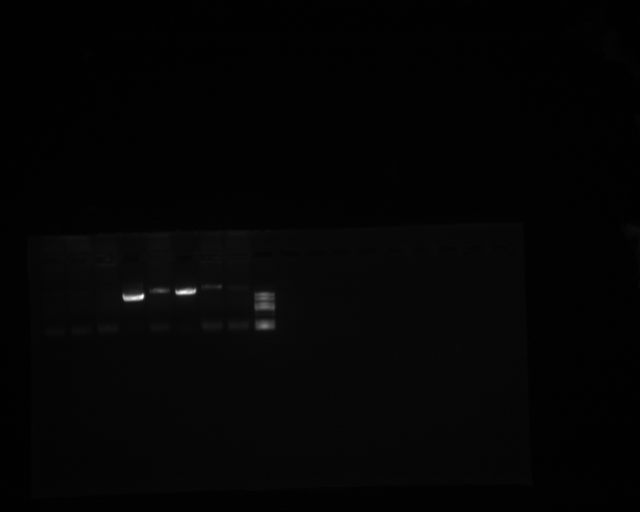
#> input picture samples/20206417 55130-G.Tif, 1280 x 1024 px (shown at 1/2 size)
$ python -i smears.py   (imports and definitions only)
#> lines starting #> are read from the running program, lines starting #| are printed output that depends on the picture; after the words box and inside, x2 and y2 are one past the last pixel; in counts of white or black regions, pixels touching at a corner belong together
"""Default auto-rotation estimator, implemented to SPEC-AUTOROTATE.md.

Measures the faint vertical *smear* running down each lane rather than the slab
geometry: the gel body is masked, eroded by 25 px (which removes the slab's own
left/right edges), high-passed (``flatten``), passed through an anisotropic ridge
matched-filter for vertical streaks, and scored by two cues -- ``contrast`` and
``persistence`` -- over one pass of 81 angles.
"""

from __future__ import annotations

from concurrent.futures import ThreadPoolExecutor
from math import isfinite
from os import cpu_count
from typing import Optional, Tuple

import cv2
import numpy as np
from scipy.ndimage import gaussian_filter

# --- constants (SPEC §2) -------------------------------------------------------
BODY_FRAC = 0.04
BODY_MIN_AREA = 1500
BODY_BLUR = 9
EDGE_ERODE = 25
BG_SIGMA = 25.0
RIDGE_SIGMA_Y = 6.0
RIDGE_SIGMA_X = 2.0
RANGE_DEG = 10.0
STEP = 0.25
COARSE_STEP = 1.0
PREBLUR = 0.8
MIN_SUPPORT = 800
SLICE_HEIGHT = 36
SLICE_MIN_ROWS = 24
EDGE_GUARD = 1.0
AGREE_TOL = 1.5
SPLIT_TOL = 1.3
EQUIV_TOL = 0.5
EQUIV_DELTAS = (-2.0, 2.0)

# --- helpers (SPEC §3) ---------------------------------------------------------

def robust_limits(arr: np.ndarray, plo: float = 0.1, phi: float = 99.9) -> Tuple[float, float]:
    f = np.asarray(arr, dtype=np.float32)
    lo, hi = np.percentile(f, (plo, phi))
    lo, hi = float(lo), float(hi)
    if hi <= lo:
        hi = lo + 1.0
    return lo, hi


# [6 lines left out: function rotate_about, not called in this run]


def rotate_roi(roi: np.ndarray, angle: float, preblur: float = 0.0) -> np.ndarray:
    h, w = roi.shape[:2]
    src = roi
    if preblur and preblur > 0:
        src = cv2.GaussianBlur(roi.astype(np.float32), (0, 0), float(preblur))
    m = cv2.getRotationMatrix2D((w / 2.0, h / 2.0), float(angle), 1.0)
    out = cv2.warpAffine(src, m, (w, h), flags=cv2.INTER_LINEAR,
                         borderMode=cv2.BORDER_CONSTANT, borderValue=0.0)
    return out


def map_chunks(fn, items: np.ndarray):
    """Apply fn to contiguous chunks; concatenate. Bit-identical to a serial loop."""
    items = np.asarray(items)
    n = items.size
    if n == 0:
        return fn(items)
    threads = min(8, max(1, (cpu_count() or 1) - 1), n // 6)
    if threads <= 1:
        return fn(items)
    bounds = np.linspace(0, n, threads + 1).astype(int)
    chunks = [items[bounds[i]:bounds[i + 1]] for i in range(threads)]
    with ThreadPoolExecutor(max_workers=threads) as ex:
        results = list(ex.map(fn, chunks))
    if isinstance(results[0], tuple):
        return tuple(np.concatenate([r[j] for r in results]) for j in range(len(results[0])))
    return np.concatenate(results)


# --- gel mask / interior (SPEC §4, §5) ----------------------------------------

def gel_mask(img: np.ndarray, frac: float = BODY_FRAC, min_area: int = BODY_MIN_AREA,
             blur: float = BODY_BLUR) -> np.ndarray:
    f = img.astype(np.float32)
    b = cv2.GaussianBlur(f, (0, 0), float(blur))
    lo, hi = robust_limits(f, 0.1, 99.9)
    if hi <= lo:
        return np.zeros(img.shape[:2], np.uint8)
    m = (b > lo + frac * (hi - lo)).astype(np.uint8)
    m = cv2.morphologyEx(m, cv2.MORPH_OPEN, np.ones((3, 3), np.uint8))
    n, labels, stats, _ = cv2.connectedComponentsWithStats(m, connectivity=8)
    out = np.zeros_like(m)
    for i in range(1, n):
        if stats[i, cv2.CC_STAT_AREA] >= min_area:
            out[labels == i] = 1
    return out


def interior(img: np.ndarray, mask: np.ndarray, erode: int = EDGE_ERODE):
    m = np.asarray(mask, dtype=np.uint8)
    if m.sum() == 0:
        return None
    if erode > 0:
        me = cv2.erode(m, np.ones((erode, erode), np.uint8))
        if me.sum() >= MIN_SUPPORT:
            m = me
    ys, xs = np.where(m > 0)
    if xs.size == 0:
        return None
    y0, y1 = int(ys.min()), int(ys.max()) + 1
    x0, x1 = int(xs.min()), int(xs.max()) + 1
    sub = img[y0:y1, x0:x1].astype(np.float32)
    subm = m[y0:y1, x0:x1].astype(np.float32)
    if subm.sum() < MIN_SUPPORT:
        return None
    return sub, subm


# --- per-angle responses (SPEC §6) --------------------------------------------

def flatten(roi: np.ndarray, sigma: float = BG_SIGMA) -> np.ndarray:
    f = roi.astype(np.float32)
    return np.clip(f - cv2.GaussianBlur(f, (0, 0), float(sigma)), 0.0, None)


def ridge(roi: np.ndarray) -> np.ndarray:
    f = roi.astype(np.float32)
    d2 = gaussian_filter(f, sigma=(RIDGE_SIGMA_Y, RIDGE_SIGMA_X), order=(0, 2))
    return np.clip(-d2, 0.0, None)


def persistence(resp: np.ndarray) -> float:
    rows = resp.shape[0]
    if rows < SLICE_HEIGHT + SLICE_MIN_ROWS:
        return 0.0
    profs = []
    y = 0
    while y <= rows - SLICE_MIN_ROWS:
        p = resp[y:y + SLICE_HEIGHT].sum(axis=0)
        sd = float(p.std())
        if sd > 0:
            profs.append((p - p.mean()) / sd)
        y += SLICE_HEIGHT
    if len(profs) < 2:
        return 0.0
    m = np.asarray(profs)
    corr = m @ m.T / m.shape[1]
    iu = np.triu_indices(m.shape[0], k=1)
    return float(corr[iu].mean())


def scores_serial(strip, angles: np.ndarray, preblur: float = PREBLUR):
    sub, subm = strip
    angles = np.asarray(angles, dtype=np.float64)
    contrast = np.empty(angles.size, dtype=np.float64)
    persist = np.empty(angles.size, dtype=np.float64)
    for k, a in enumerate(angles):
        rot = rotate_roi(sub, float(a), preblur=preblur)
        rm = rotate_roi(subm, float(a), preblur=0.0)
        supp = rm > 0.5
        resp = ridge(flatten(rot, BG_SIGMA)) * supp
        p = resp.sum(axis=0)
        mean = float(p.mean())
        contrast[k] = float(p.std()) / mean if mean > 0 else 0.0
        persist[k] = persistence(resp)
    return contrast, persist


# --- the estimator (SPEC §7, §9) ----------------------------------------------

def _angles(step: float) -> np.ndarray:
    return np.arange(-RANGE_DEG, RANGE_DEG + 1e-9, step)


def _peak(curve: np.ndarray, step: float):
    i = int(np.argmax(curve))
    best = float(_angles(step)[i])
    if 0 < i < len(curve) - 1:
        d = curve[i - 1] - 2 * curve[i] + curve[i + 1]
        if abs(d) > 1e-15:
            best += 0.5 * (curve[i - 1] - curve[i + 1]) / d * step
    boundary = abs(best) >= RANGE_DEG - EDGE_GUARD
    return best, boundary


def _core(img, mask, step):
    strip = interior(img, mask)
    if strip is None:
        return None
    ang = _angles(step)
    contrast, persist = map_chunks(lambda a: scores_serial(strip, a), ang)
    a_cv, edge_cv = _peak(contrast, step)
    a_ps, edge_ps = _peak(persist, step)
    # Prefer the sharper contrast cue; fall back to persistence only when contrast
    # has run off the range end (its peak is then an artefact of the sweep limit).
    # (Contrast was previously gated on agreement with persistence, which let a
    # broad spurious persistence peak override a correct contrast estimate.)
    if not edge_cv:
        return a_cv, False
    return a_ps, edge_ps


def _estimate_angle(img, mask, step: float):
    r = _core(img, mask, step)
    if r is None:
        return None
    return r


def _gates(img, mask, angle, split_tol, equiv_tol):
    xs = np.where(mask.any(axis=0))[0]
    if xs.size < 2:
        return None, None, "no_gel"
    mid = (int(xs.min()) + int(xs.max())) // 2
    left = mask.copy()
    left[:, mid:] = 0
    right = mask.copy()
    right[:, :mid] = 0
    a_left = _estimate_angle(img, left, STEP)
    a_right = _estimate_angle(img, right, STEP)
    if a_left is None or a_right is None:
        return None, None, "no_gel"
    split = abs(a_left[0] - a_right[0])
    if split > split_tol:
        return split, None, "halves_differ"

    h, w = img.shape[:2]
    centre = (w / 2.0, h / 2.0)
    dev = 0.0
    for d in EQUIV_DELTAS:
        rot = rotate_about(img, centre, d)
        a_d = _estimate_angle(rot, gel_mask(rot), COARSE_STEP)
        if a_d is None:
            continue
        dev = max(dev, abs(a_d[0] - (angle - d)))
    if dev > equiv_tol:
        return split, dev, "not_equivariant"
    return split, dev, ""


def estimate(img: np.ndarray, mask: Optional[np.ndarray] = None, gates: bool = True,
             reference: Optional[float] = None, min_delta: float = 0.5,
             split_tol: float = SPLIT_TOL, equiv_tol: float = EQUIV_TOL):
    """Return (ok, angle, info). Apply ``angle`` as-is to level the smears."""
    if img.ndim == 3:
        img = cv2.cvtColor(img, cv2.COLOR_BGR2GRAY)
    if mask is None:
        mask = gel_mask(img)

    if interior(img, mask) is None:
        info = {"angle": 0.0, "boundary": True, "split": None, "equiv": None,
                "reason": "no_peak", "gated": bool(gates)}
        return True, 0.0, info

    core = _core(img, mask, STEP)
    angle, boundary = core
    info = {"angle": angle, "boundary": boundary, "split": None, "equiv": None,
            "reason": "", "gated": bool(gates)}

    if boundary:
        info["reason"] = "no_peak"
        return False, angle, info
    if reference is not None and abs(angle - reference) < min_delta:
        info["reason"] = "agrees"
        return False, angle, info
    if not gates:
        return True, angle, info

    split, dev, reason = _gates(img, mask, angle, split_tol, equiv_tol)
    info["split"], info["equiv"] = split, dev
    if reason:
        info["reason"] = reason
        return False, angle, info
    return True, angle, info


def smear_angle(img: np.ndarray, mask: Optional[np.ndarray] = None) -> float:
    """Bare estimator: the smear angle with the gates omitted (SPEC §1)."""
    return float(estimate(img, mask=mask, gates=False)[1])

>>> import cv2
>>> picture = cv2.imread('../samples/20206417 55130-G.Tif')
#> picture is the input picture: shape (1024, 1280, 3); min 1, max 255, mean 4.2
>>> result = estimate(picture)
#> in robust_limits, `lo, hi = np.percentile(f, (plo, phi))`: lo = 1; hi = 87
#> in gel_mask, `lo, hi = robust_limits(f, 0.1, 99.9)`: lo = 1; hi = 87
#> in gel_mask, `m = (b > lo + frac * (hi - lo)).astype(np.uint8)`:
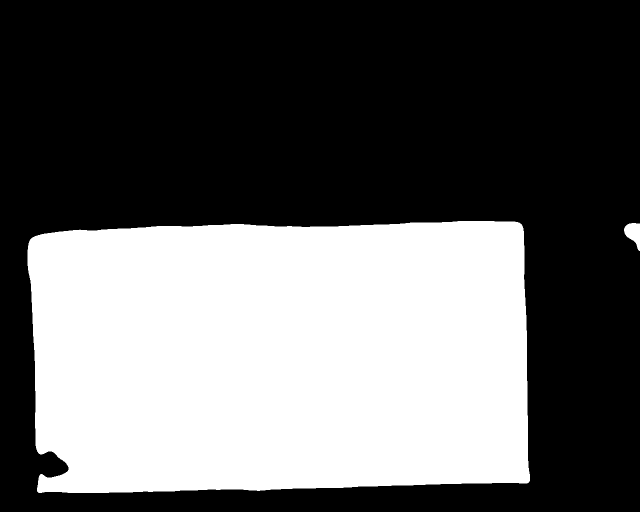
#> m: shape (1024, 1280) (shown at 1/2 size); values 0 (black) and 1 (white), 39.4% white; 2 white regions, box (x1, y1, x2, y2) and area: (55, 442, 1060, 986) 515593, (1248, 446, 1280, 502) 1085
#> in gel_mask, `n, labels, stats, _ = cv2.connectedComponentsWithStats(m, connectivity..`:
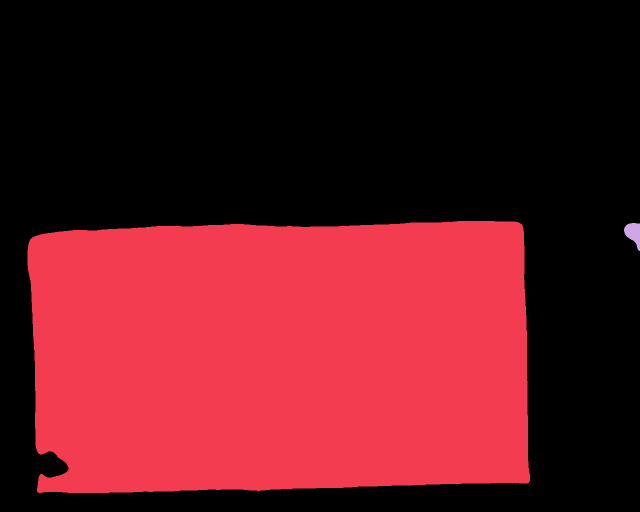
#> labels: shape (1024, 1280) int32 (shown at 1/2 size); 3 distinct labels, from 0 to 2; one colour per label, 0 black
#> in gel_mask, `n, labels, stats, _ = cv2.connectedComponentsWithStats(m, connectivity..`: n = 3; stats = [[0, 0, 1280, 1024, 794044], [55, 442, 1005, 544, 515591], [1248, 446, 32, 56, 1085]]
#> in interior, `y0, y1 = int(ys.min()), int(ys.max()) + 1`: y0 = 454; y1 = 974
#> in interior, `x0, x1 = int(xs.min()), int(xs.max()) + 1`: x0 = 67; x1 = 1046
#> the loop in scores_serial, `for k, a in enumerate(angles):` made 81 passes
#> mean on passes 1 to 8: 3.68, 3.69, 3.7, 3.71, 3.71, 3.72, 3.73, 3.74
#> pass 1, in rotate_roi (call 2), `out = cv2.warpAffine(src, m, (w, h), flags=cv2.INTER_LINEAR, borderMod..`:
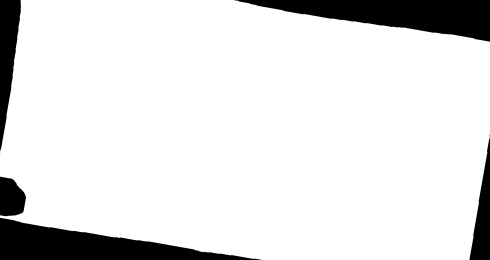
#> out: shape (520, 979) float32 (shown at 1/2 size); min 0, max 1, mean 0.883
#> after the loop in scores_serial, `for k, a in enumerate(angles):`: contrast = 81 values, max 2.31 at index 42, min 2.05 at index 0, mean 2.16; persist = 81 values, max 0.0523 at index 42, min 0.00876 at index 63, mean 0.0242
#> in _peak, `i = int(np.argmax(curve))`: i = 42
#> in _peak, `best = float(_angles(step)[i])`: best = 0.5
#> in _peak, `d = curve[i - 1] - 2 * curve[i] + curve[i + 1]`: d = -0.0579
#> in _peak, `best += 0.5 * (curve[i - 1] - curve[i + 1]) / d * step`: best = 0.473
#> in _peak, `boundary = abs(best) >= RANGE_DEG - EDGE_GUARD`: boundary = False
#> in _core, `a_cv, edge_cv = _peak(contrast, step)`: a_cv = 0.473; edge_cv = False
#> in _core, `a_ps, edge_ps = _peak(persist, step)`: a_ps = 0.522; edge_ps = False
#> in estimate, `core = _core(img, mask, STEP)`: core = (0.473, False)
#> in estimate, `angle, boundary = core`: angle = 0.473; boundary = False
#> in _gates, `xs = np.where(mask.any(axis=0))[0]`: xs = 1005 values from 55 to 1059
#> in _gates, `mid = (int(xs.min()) + int(xs.max())) // 2`: mid = 557
#> call 3 of interior, with erode = 25
#> in interior (call 3), `me = cv2.erode(m, np.ones((erode, erode), np.uint8))`:
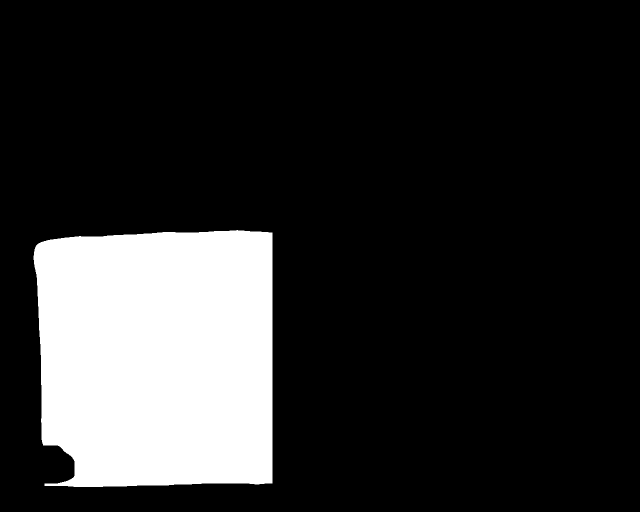
#> me: shape (1024, 1280) (shown at 1/2 size); values 0 (black) and 1 (white), 17.5% white; 1 white region, box (x1, y1, x2, y2) and area: (67, 460, 545, 974) 229565
#> in interior (call 3), `y0, y1 = int(ys.min()), int(ys.max()) + 1`: y0 = 460
#> in interior (call 3), `x0, x1 = int(xs.min()), int(xs.max()) + 1`: x1 = 545
#> the loop in scores_serial (call 2), `for k, a in enumerate(angles):` made 81 passes
#> mean on passes 1 to 8: 5.58, 5.59, 5.59, 5.6, 5.6, 5.61, 5.61, 5.62
#> pass 1, in scores_serial (call 2), `supp = rm > 0.5`:
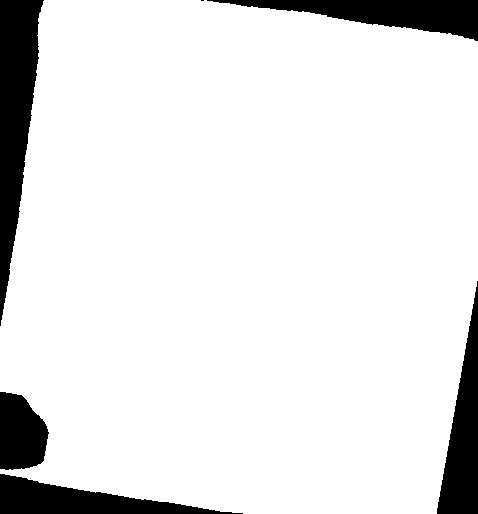
#> supp: shape (514, 478) bool; 89.7% white; 6 black regions (1 under 20 px), largest, box (x1, y1, x2, y2) and area: (0, 0, 44, 326) 7808, (207, 0, 478, 41) 5182, (437, 281, 478, 514) 4897, (0, 474, 243, 514) 4522, (0, 392, 49, 470) 3017
#> call 3 of scores_serial, with angles = array of shape (81,), preblur = 0.8
#> after the loop in scores_serial (call 3), `for k, a in enumerate(angles):`:
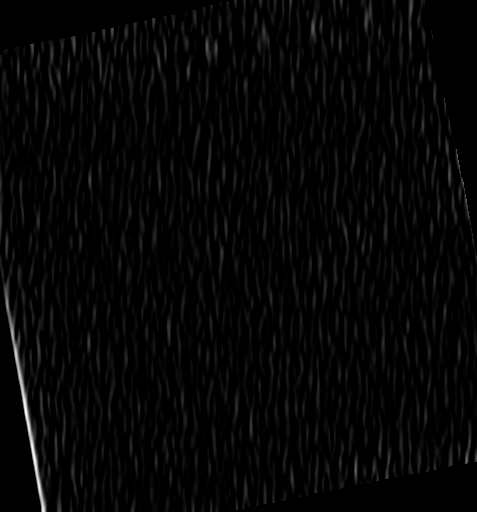
#> resp: shape (512, 477) float32; min 0, max 0.161, mean 0.00369; drawn with min black and max white
#> after the loop in scores_serial (call 3), `for k, a in enumerate(angles):`:
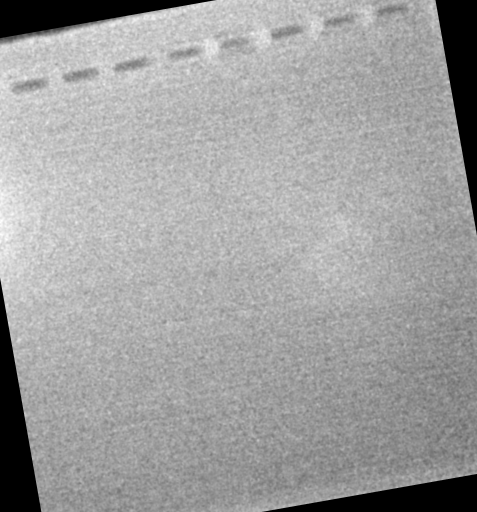
#> rot: shape (512, 477) float32; min 0, max 10.03, mean 6.3; drawn with min black and max white

$ run again, on samples/20230402 36160 cds fag-dna 42 65 55130-1 55130-2 gfp.Tif
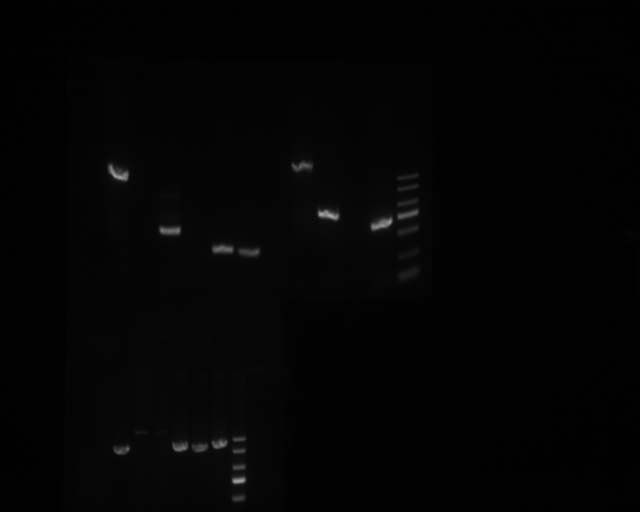
#> input picture samples/20230402 36160 cds fag-dna 42 65 55130-1 55130-2 gfp.Tif, 1280 x 1024 px (shown at 1/2 size)
#> picture is the input picture: shape (1024, 1280, 3); min 1, max 173, mean 3.7
#> in robust_limits, `lo, hi = np.percentile(f, (plo, phi))`: lo = 1; hi = 105
#> in gel_mask, `lo, hi = robust_limits(f, 0.1, 99.9)`: lo = 1; hi = 105
#> labels: shape (1024, 1280) int32; values 0 (black) and 1 (white), 24.2% white; 1 white region, box (x1, y1, x2, y2) and area: (149, 235, 862, 1024) 317367
#> n = 2; stats = [[0, 0, 1280, 1024, 993353], [149, 235, 713, 789, 317367]]
#> me: shape (1024, 1280); values 0 (black) and 1 (white), 20.7% white; 1 white region, box (x1, y1, x2, y2) and area: (163, 271, 849, 1024) 270792
#> y0 = 271; y1 = 1024
#> x0 = 163; x1 = 849
#> subm: shape (753, 686) float32; values 0 (black) and 1 (white), 52.4% white; 6 black regions, box (x1, y1, x2, y2) and area: (338, 172, 686, 753) 138848, (0, 0, 443, 695) 84553, (445, 0, 686, 150) 13975, (0, 705, 115, 753) 3990, (159, 728, 267, 753) 2358, (426, 238, 476, 281) 2042
#> the loop in scores_serial, `for k, a in enumerate(angles):` made 81 passes
#> mean on passes 1 to 8: 8.54, 8.54, 8.54, 8.54, 8.54, 8.54, 8.54, 8.54
#> after the loop in scores_serial, `for k, a in enumerate(angles):`: contrast = 81 values, max 1.74 at index 37, min 1.26 at index 70, mean 1.46; persist = 81 values, max 0.117 at index 38, min 0.0312 at index 9, mean 0.0565
#> i = 37
#> in _peak, `best = float(_angles(step)[i])`: best = -0.75
#> d = -0.0496
#> in _peak, `best += 0.5 * (curve[i - 1] - curve[i + 1]) / d * step`: best = -0.652
#> in _peak, `boundary = abs(best) >= RANGE_DEG - EDGE_GUARD`: boundary = False
#> a_cv = -0.652; edge_cv = False
#> a_ps = -0.492; edge_ps = False
#> core = (-0.652, False)
#> in estimate, `angle, boundary = core`: angle = -0.652; boundary = False
#> xs = 713 values from 149 to 861
#> mid = 505
#> left: shape (1024, 1280); values 0 (black) and 1 (white), 15.1% white; 1 white region, box (x1, y1, x2, y2) and area: (149, 279, 505, 1024) 198469
#> right: shape (1024, 1280); values 0 (black) and 1 (white), 9.1% white; 1 white region, box (x1, y1, x2, y2) and area: (505, 235, 862, 1024) 118898
#> me: shape (1024, 1280); values 0 (black) and 1 (white), 12.7% white; 1 white region, box (x1, y1, x2, y2) and area: (163, 295, 493, 1024) 167086
#> sub: shape (729, 330) float32
#> subm: shape (729, 330) float32; values 0 (black) and 1 (white), 69.5% white; 4 black regions, box (x1, y1, x2, y2) and area: (0, 0, 148, 671) 45671, (75, 0, 330, 118) 21465, (0, 681, 115, 729) 3990, (159, 704, 267, 729) 2358
#> the loop in scores_serial (call 2), `for k, a in enumerate(angles):` made 81 passes
#> mean on passes 1 to 8: 12.01, 12.02, 12.04, 12.05, 12.06, 12.05, 12.05, 12.05
#> pass 1, in scores_serial (call 2), `supp = rm > 0.5`:
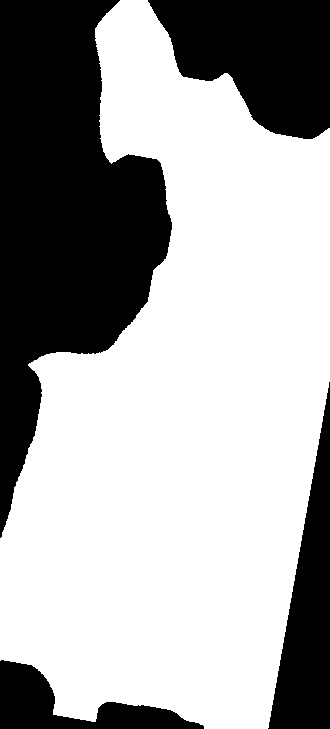
#> supp: shape (729, 330) bool; 64.8% white; 4 black regions, box (x1, y1, x2, y2) and area: (0, 0, 172, 538) 50693, (148, 0, 330, 139) 17357, (268, 382, 330, 729) 10780, (0, 660, 204, 729) 5776
#> me: shape (1024, 1280); values 0 (black) and 1 (white), 6.8% white; 1 white region, box (x1, y1, x2, y2) and area: (517, 271, 849, 1001) 88822
#> sub: shape (730, 332) float32
#> subm: shape (730, 332) float32; values 0 (black) and 1 (white), 36.6% white; 1 white region, box (x1, y1, x2, y2) and area: (0, 0, 332, 730) 88822
#> the loop in _gates, `for d in EQUIV_DELTAS:` made 2 passes
#> pass 1, in gel_mask (call 2), `m = (b > lo + frac * (hi - lo)).astype(np.uint8)`:
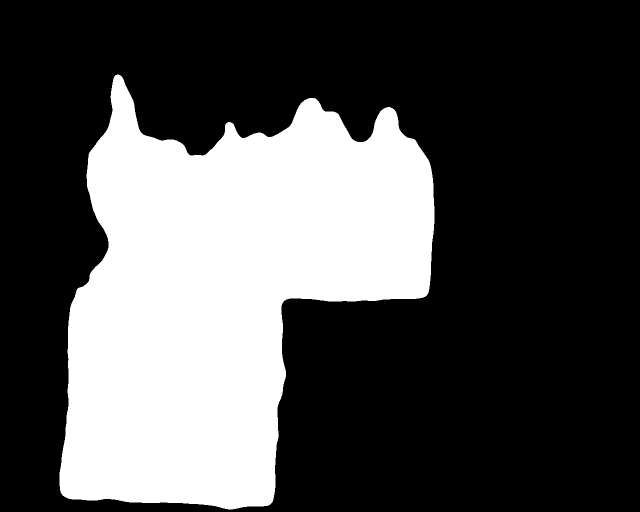
#> m: shape (1024, 1280) (shown at 1/2 size); values 0 (black) and 1 (white), 31% white; 1 white region, box (x1, y1, x2, y2) and area: (119, 149, 869, 1019) 406632
